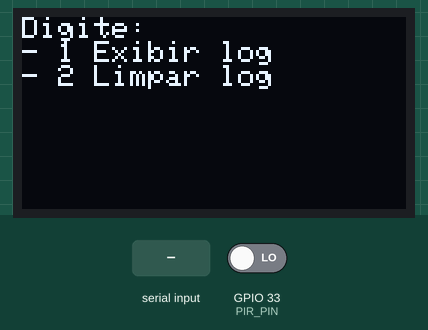
Simulated run of this sketch. Board: ESP32. Parts: 128×64 one-colour display. Inputs (shaded band) come from the test bench; at power-on: GPIO 33 (PIR_PIN) LOW. Storage starts empty; what the sketch prints to the serial monitor is not drawn.

Above: at 3.2 s.
3.3 s: GPIO 33 (PIR_PIN) driven HIGH
4.8 s: "1" received over Serial
6.3 s: "2" received over Serial
Timing chart, 0 to 9.3 s (numbered marks = the images above; inputs shaded):
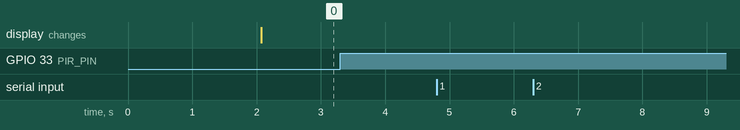

Measured:
- after the input at 3.3 s, every drawn part: stays the same
- after the input at 4.8 s, every drawn part: stays the same
- after the input at 6.3 s, every drawn part: stays the same

The sketch:

loggerDisplaySPIFFS.ino
```cpp
#include "SPIFFS.h"
#include "FS.h"
#include <Adafruit_SSD1306.h>

#define PIR_PIN 33

bool pirState = false;
File logFile;
const uint8_t WIDTH = 128;
const uint8_t HEIGHT = 64;
int n = 0;

Adafruit_SSD1306 display(WIDTH, HEIGHT, &Wire, -1);
void setup(){
  Serial.begin(115200);

  if(!SPIFFS.begin(true)){
    Serial.println("Erro ao montar o sistema de arquivos SPIFFS");
    return;
  }

  if(!display.begin(SSD1306_SWITCHCAPVCC, 0x3C)){
    Serial.println(F("SSD1306 erro de alocation"));
    for(;;);
  }

  delay(2000);
  display.clearDisplay();
  display.setTextSize(1);
  display.setTextColor(WHITE);
  display.setCursor(0, 0);
  display.println("Digite:");
  display.println("- 1 Exibir log");
  display.println("- 2 Limpar log");
  display.display();

  pinMode(PIR_PIN, INPUT);

  logFile = SPIFFS.open("/log.txt", "w");
  logFile.println("Log Iniciado");
  logFile.close();
}

void loop(){
  if(digitalRead(PIR_PIN) == HIGH && !pirState){
    pirState = true;
    logDetection();
  }else if(digitalRead(PIR_PIN) == LOW && pirState){
    pirState = false;
  }

  if(Serial.available()){
    char input = Serial.read();
    if(input == '1'){
      printLogFile();
    }else if(input == '2'){
      clearLogFile();
    }
  }
}

void logDetection(){
  n+=1;
  Serial.println("Movimento Detectado: ");
 // Serial.print(millis());

  File logFile = SPIFFS.open("/log.txt", "w");
  if(!logFile){
    Serial.println("Failed to open log file");
    return;
  }
  logFile.print("Detectado: ");
  logFile.print(n);
  logFile.println(" vezes");
  logFile.println("---------------------");
  logFile.close();
}

void printLogFile(){
  logFile = SPIFFS.open("/log.txt", "r");
  while(logFile.available()){
    Serial.write(logFile.read());
  }
  logFile.close();
}

void clearLogFile(){
  SPIFFS.remove("/log.txt");
  logFile = SPIFFS.open("/log.txt", "w");
  logFile.println("Log Iniciado");
  logFile.close();
  Serial.println("Arquivo limpo com sucesso!");
  n = 0;
}
```
